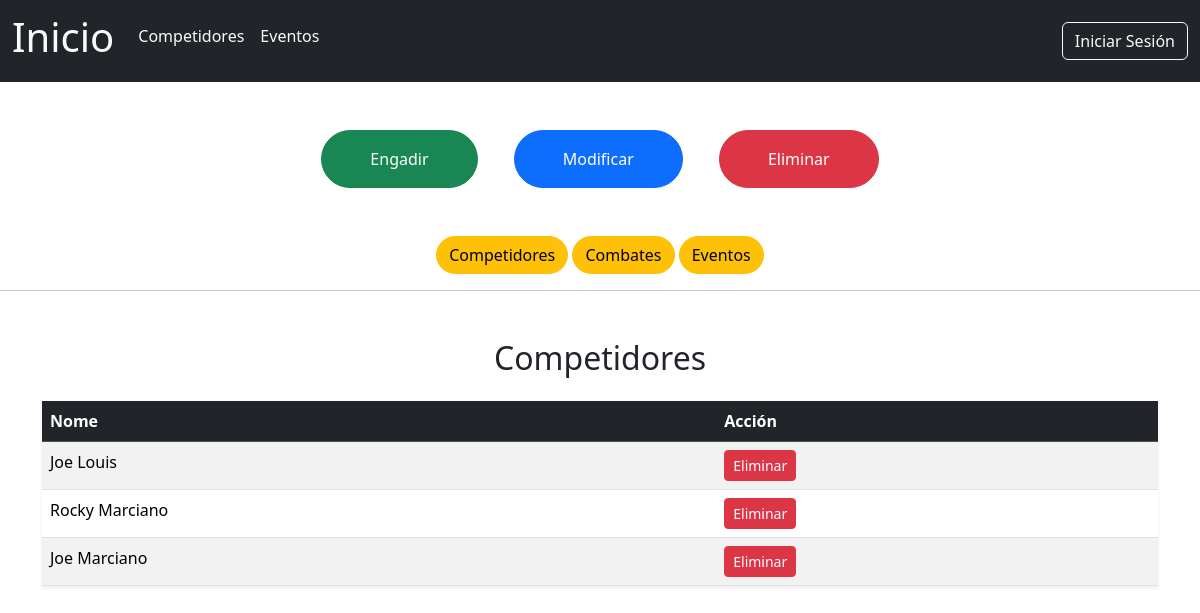
Before: /administracion/eliminar with the older database file.
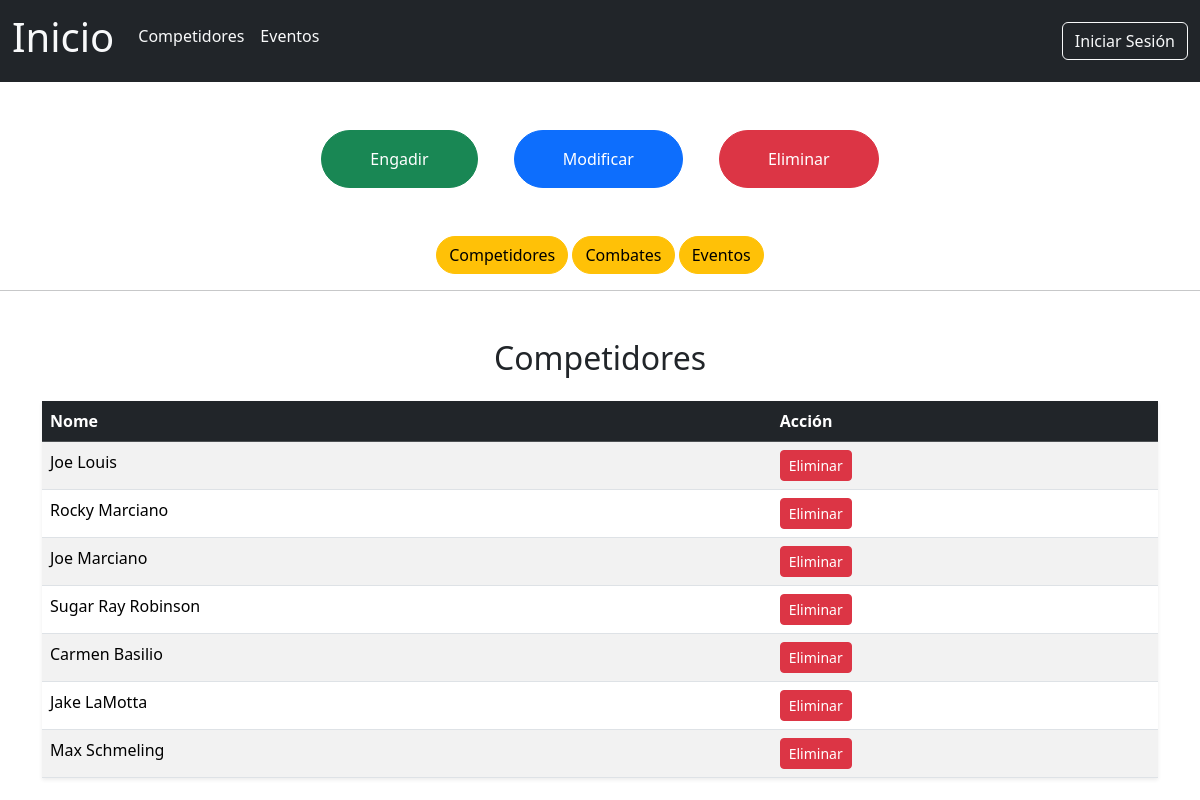
After: the same page with the newer database file.
### boxGal/models.py (models this page shows)
class Competidor(models.Model):
    id_competidor = models.BigAutoField(auto_created=True, primary_key=True)
    nome_competidor = models.CharField(max_length=255)
    apelidos_competidor = models.CharField(max_length=255)
    peso_competidor = models.CharField(max_length=255)
    vitorias = models.IntegerField()
    derrotas = models.IntegerField()
    empates = models.IntegerField()
    foto_competidor = models.ImageField(upload_to='competidores/', blank=True, null=True)
    def __str__(self):
        return f"{self.nome_competidor} {self.apelidos_competidor} "

### boxGal/views.py (the view)
# urls.py: path('administracion/eliminar', views.eliminar, name='eliminar'),
def eliminar(request):
  template = loader.get_template('administracion/eliminar.html')
  lista = request.GET.get('lista','competidores')
  contido = {}
  if lista == 'competidores':
    contido['lista'] = Competidor.objects.all(),
    contido['tipo'] = 'competidores'
  elif lista == 'combates':
    contido['lista'] = Combate.objects.all(),
    contido['tipo'] = 'combates'
  elif lista == 'eventos':
    contido['lista'] = Evento.objects.all(),
    contido['tipo'] = 'eventos'
  return HttpResponse(template.render(contido, request))

### boxGal/templates/administracion/eliminar.html (shortened to what this page needs)
{% extends 'header.html' %}
{% block corpo %}
  <div class="container mt-5 text-center">
    <a href="{% url 'engadir' %}" class="btn p-3 px-5 mx-3 btn-success rounded-pill">Engadir</a>
    <a href="{% url 'modificar' %}" class="btn p-3 px-5 mx-3 btn-primary rounded-pill">Modificar</a>
    <a href="{% url 'eliminar' %}" class="btn p-3 px-5 mx-3 btn-danger rounded-pill">Eliminar</a>
  </div>
  <div class="container mt-5 text-center">
    <a href="?lista=competidores" class="btn rounded-pill btn-warning">Competidores</a>
    <a href="?lista=combates" class="btn rounded-pill btn-warning">Combates</a>
    <a href="?lista=eventos" class="btn rounded-pill btn-warning">Eventos</a>
  </div>
  <hr />
  <div class="container mt-5">
    {% if tipo == 'competidores' %}
      <h2 class="text-center mb-4">Competidores</h2>
      <table class="table table-striped table-hover shadow-sm">
        <thead class="table-dark">
          <tr>
            <th scope="col">Nome</th>
            <th scope="col">Acción</th>
          </tr>
        </thead>
        <tbody>
          {% for competidor in lista.0 %}
            <tr>
              <td>{{ competidor }}</td>
              <td>
                <form action="{% url 'eliminarCompetidor' competidor.id_competidor %}" method="POST" style="display: inline;">
                  <button type="submit" class="btn btn-danger btn-sm">Eliminar</button>
                </form>
              </td>
            </tr>
          {% endfor %}
        </tbody>
      </table>
    {% endif %}
  </div>
{% endblock %}

Changed rows visible on the page:
added Competidor: nome_competidor+apelidos_competidor "Sugar Ray Robinson"
added Competidor: nome_competidor+apelidos_competidor "Carmen Basilio"
added Competidor: nome_competidor+apelidos_competidor "Jake LaMotta"
added Competidor: nome_competidor+apelidos_competidor "Max Schmeling"
